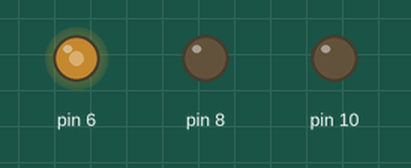
The sketch below on a simulated Arduino Uno, built with avr-gcc and run on an emulated ATmega328P. On the bench: output pins drawn as LEDs (lit = HIGH). What the sketch prints to the serial monitor is not drawn.

Above: at 0.1 s.
Timing chart, 0 to 1.6 s (numbered marks = the images above):
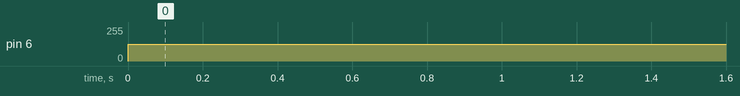

Measured:
- by itself, pin 6: 0/255 → 124/255 at 0.00 s

The sketch:

MotorTest1.ino
```cpp
void setup() {
  // put your setup code here, to run once:
  pinMode(8, OUTPUT);
  pinMode(10, OUTPUT);
  Serial.begin(9600);

}

void loop() {
  // put your main code here, to run repeatedly:
  int leftMot = map(0, 0, 1023, 0, 255), rightMot = map(500, 0, 1023, 0, 255);
  analogWrite(10, leftMot);
  Serial.println( leftMot);
    Serial.println( rightMot);
    Serial.println("=========");
  analogWrite(6, rightMot);
  delay(200);
}
```
